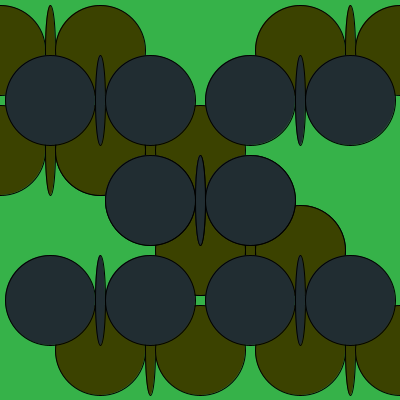
Frame 1 (no input)
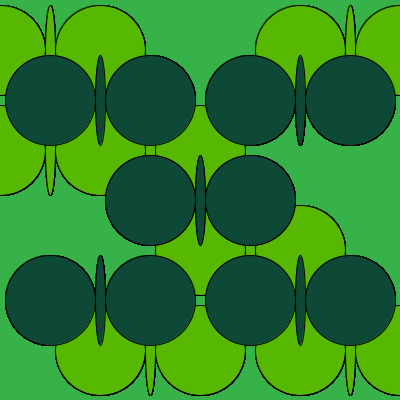
Frame 60 (the mouse pressed at the canvas centre just before this capture)
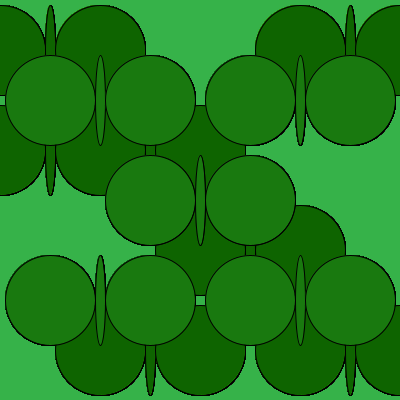
Frame 120 (the mouse held since frame 60 and released just before this capture)

The Processing sketch that drew these frames (run headless with seeded random() and noise(); from frame 60 on, the mouse is pressed at the canvas centre):

// Processing sketch: processing_5196
// ── processing_5196.pde

void setup () {
size (400,400);
background (54,178,73);
}

void draw () {
fill(random(92),random(255),random(0));
ellipse(300,350,90,90);
ellipse(350,350,10,90);
ellipse(400,350,90,90);
ellipse(300,250,90,90);
ellipse(250,250,10,90);
ellipse(200,250,90,90);
ellipse(100,150,90,90);
ellipse(150,150,10,90);
ellipse(200,150,90,90);
ellipse(0,50,90,90);
ellipse(50,50,10,90);
ellipse(100,50,90,90);
ellipse(100,350,90,90);
ellipse(150,350,10,90);
ellipse(200,350,90,90);
ellipse(300,250,90,90);
ellipse(250,250,10,90);
ellipse(200,250,90,90);
ellipse(100,150,90,90);
ellipse(50,150,10,90);
ellipse(0,150,90,90);
ellipse(300,50,90,90);
ellipse(350,50,10,90);
ellipse(400,50,90,90);

fill(random(35),random(191),random(59));
ellipse(50,100,90,90);
ellipse(100,100,10,90);
ellipse(150,100,90,90);
ellipse(150,200,90,90);
ellipse(200,200,10,90);
ellipse(250,200,90,90);
ellipse(250,300,90,90);
ellipse(300,300,10,90);
ellipse(350,300,90,90);
ellipse(350,100,90,90);
ellipse(300,100,10,90);
ellipse(250,100,90,90);
ellipse(250,200,90,90);
ellipse(200,200,10,90);
ellipse(150,200,90,90);
ellipse(150,300,90,90);
ellipse(100,300,10,90);
ellipse(50,300,90,90);

}
